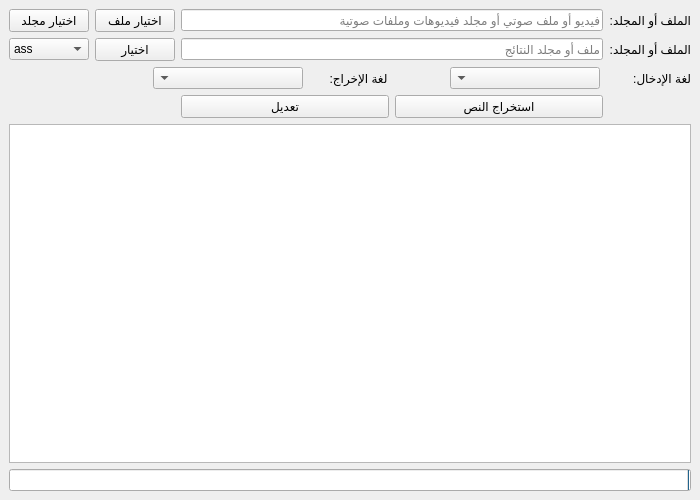
<?xml version="1.0" encoding="UTF-8"?>
<ui version="4.0">
 <class>MainWindow</class>
 <widget class="QMainWindow" name="MainWindow">
  <property name="geometry">
   <rect>
    <x>0</x>
    <y>0</y>
    <width>700</width>
    <height>500</height>
   </rect>
  </property>
  <property name="windowTitle">
   <string>يراع __ تحضير البيانات 2.0</string>
  </property>
  <property name="windowIcon">
   <iconset resource="../resources/resources.qrc">
    <normaloff>:/images/images/icon.jpg</normaloff>:/images/images/icon.jpg</iconset>
  </property>
  <property name="layoutDirection">
   <enum>Qt::RightToLeft</enum>
  </property>
  <property name="locale">
   <locale language="Arabic" country="Lebanon"/>
  </property>
  <widget class="QWidget" name="centralwidget">
   <layout class="QVBoxLayout" name="verticalLayout">
    <item>
     <layout class="QVBoxLayout" name="verticalLayout_2">
      <item>
       <layout class="QGridLayout" name="gridLayout">
        <item row="0" column="1">
         <widget class="QLineEdit" name="source_edit">
          <property name="readOnly">
           <bool>true</bool>
          </property>
          <property name="placeholderText">
           <string>فيديو أو ملف صوتي أو مجلد فيديوهات وملفات صوتية</string>
          </property>
         </widget>
        </item>
        <item row="0" column="0">
         <widget class="QLabel" name="label">
          <property name="sizePolicy">
           <sizepolicy hsizetype="Fixed" vsizetype="Preferred">
            <horstretch>0</horstretch>
            <verstretch>0</verstretch>
           </sizepolicy>
          </property>
          <property name="text">
           <string>الملف أو المجلد:</string>
          </property>
         </widget>
        </item>
        <item row="1" column="0">
         <widget class="QLabel" name="label_2">
          <property name="text">
           <string>الملف أو المجلد:</string>
          </property>
         </widget>
        </item>
        <item row="2" column="0" colspan="4">
         <layout class="QHBoxLayout" name="horizontalLayout_3">
          <item>
           <widget class="QLabel" name="label_3">
            <property name="sizePolicy">
             <sizepolicy hsizetype="Fixed" vsizetype="Preferred">
              <horstretch>0</horstretch>
              <verstretch>0</verstretch>
             </sizepolicy>
            </property>
            <property name="text">
             <string>لغة الإدخال:        </string>
            </property>
            <property name="alignment">
             <set>Qt::AlignLeading|Qt::AlignLeft|Qt::AlignVCenter</set>
            </property>
           </widget>
          </item>
          <item>
           <widget class="QComboBox" name="src_lang_combo">
            <property name="minimumSize">
             <size>
              <width>150</width>
              <height>0</height>
             </size>
            </property>
            <property name="maximumSize">
             <size>
              <width>150</width>
              <height>16777215</height>
             </size>
            </property>
           </widget>
          </item>
          <item>
           <widget class="QLabel" name="label_4">
            <property name="sizePolicy">
             <sizepolicy hsizetype="Fixed" vsizetype="Preferred">
              <horstretch>0</horstretch>
              <verstretch>0</verstretch>
             </sizepolicy>
            </property>
            <property name="text">
             <string>                 لغة الإخراج:      </string>
            </property>
           </widget>
          </item>
          <item>
           <widget class="QComboBox" name="dst_lang_combo">
            <property name="minimumSize">
             <size>
              <width>150</width>
              <height>0</height>
             </size>
            </property>
            <property name="maximumSize">
             <size>
              <width>150</width>
              <height>16777215</height>
             </size>
            </property>
           </widget>
          </item>
          <item>
           <spacer name="horizontalSpacer">
            <property name="orientation">
             <enum>Qt::Horizontal</enum>
            </property>
            <property name="sizeHint" stdset="0">
             <size>
              <width>40</width>
              <height>20</height>
             </size>
            </property>
           </spacer>
          </item>
         </layout>
        </item>
        <item row="1" column="1">
         <widget class="QLineEdit" name="srt_edit">
          <property name="readOnly">
           <bool>true</bool>
          </property>
          <property name="placeholderText">
           <string>ملف أو مجلد النتائج</string>
          </property>
         </widget>
        </item>
        <item row="1" column="2">
         <widget class="QPushButton" name="srt_btn">
          <property name="text">
           <string>اختيار</string>
          </property>
         </widget>
        </item>
        <item row="0" column="3">
         <widget class="QPushButton" name="browse_folder_btn">
          <property name="text">
           <string>اختيار مجلد</string>
          </property>
         </widget>
        </item>
        <item row="1" column="3">
         <widget class="QComboBox" name="output_type_comboBox">
          <property name="layoutDirection">
           <enum>Qt::LeftToRight</enum>
          </property>
          <item>
           <property name="text">
            <string>ass</string>
           </property>
          </item>
          <item>
           <property name="text">
            <string>ass.json</string>
           </property>
          </item>
          <item>
           <property name="text">
            <string>json</string>
           </property>
          </item>
          <item>
           <property name="text">
            <string>mpl2.txt</string>
           </property>
          </item>
          <item>
           <property name="text">
            <string>srt</string>
           </property>
          </item>
          <item>
           <property name="text">
            <string>ssa</string>
           </property>
          </item>
          <item>
           <property name="text">
            <string>sub</string>
           </property>
          </item>
          <item>
           <property name="text">
            <string>tmp</string>
           </property>
          </item>
          <item>
           <property name="text">
            <string>txt</string>
           </property>
          </item>
          <item>
           <property name="text">
            <string>vtt</string>
           </property>
          </item>
         </widget>
        </item>
        <item row="0" column="2">
         <widget class="QPushButton" name="browse_file_btn">
          <property name="text">
           <string>اختيار ملف</string>
          </property>
         </widget>
        </item>
        <item row="3" column="1">
         <layout class="QHBoxLayout" name="horizontalLayout">
          <item>
           <widget class="QPushButton" name="subtitles_btn">
            <property name="minimumSize">
             <size>
              <width>0</width>
              <height>0</height>
             </size>
            </property>
            <property name="text">
             <string>استخراج النص</string>
            </property>
           </widget>
          </item>
          <item>
           <widget class="QPushButton" name="editor_btn">
            <property name="minimumSize">
             <size>
              <width>0</width>
              <height>0</height>
             </size>
            </property>
            <property name="text">
             <string>تعديل</string>
            </property>
           </widget>
          </item>
         </layout>
        </item>
       </layout>
      </item>
     </layout>
    </item>
    <item>
     <widget class="QTextEdit" name="details_txt">
      <property name="readOnly">
       <bool>true</bool>
      </property>
     </widget>
    </item>
    <item>
     <widget class="QProgressBar" name="progress_bar">
      <property name="value">
       <number>0</number>
      </property>
      <property name="alignment">
       <set>Qt::AlignCenter</set>
      </property>
     </widget>
    </item>
   </layout>
  </widget>
 </widget>
 <resources>
  <include location="../resources/resources.qrc"/>
 </resources>
 <connections/>
</ui>
